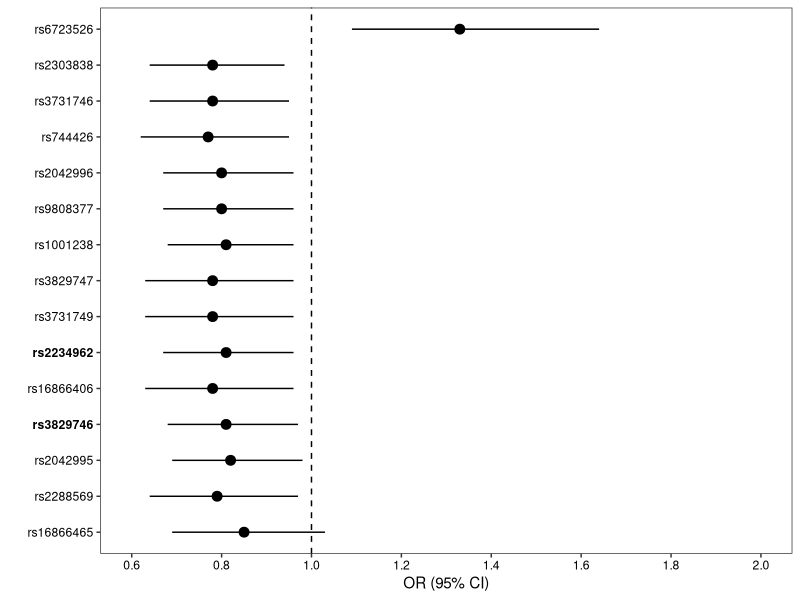

R code for this plot: (Note: this script raises an error after producing the figure.)
df <- read.table(text = "rsID	Gene	EA	NEA	OR CI_low CI_high	P
rs6723526	TTN	C	T	1.33	1.09	1.64	0.00619
rs2303838	TTN	T	C	0.78	0.64	0.94	0.011
rs3731746	TTN	A	G	0.78	0.64	0.95	0.012
rs744426	TTN	A	G	0.77	0.62	0.95	0.014
rs2042996	TTN	A	G	0.8	0.67	0.96	0.015
rs9808377	TTN	G	A	0.8	0.67	0.96	0.016
rs1001238	TTN	C	T	0.81	0.68	0.96	0.016
rs3829747	TTN	T	C	0.78	0.63	0.96	0.018
rs3731749	TTN	T	C	0.78	0.63	0.96	0.018
rs2234962	BAG3	C	T	0.81	0.67	0.96	0.018
rs16866406	TTN	A	G	0.78	0.63	0.96	0.019
rs3829746	TTN	C	T	0.81	0.68	0.97	0.020
rs2042995	TTN	C	T	0.82	0.69	0.98	0.026
rs2288569	TTN	T	C	0.79	0.64	0.97	0.027
rs16866465	TTN	G	T	0.85	0.69	1.03	0.098
", header = T)


library(gridExtra)
library(ggplot2)

custom_face <- ifelse(df$rsID %in% c("rs3829746", "rs2234962"), "bold", "plain")

p <- ggplot(data = df, aes(x = OR, y = reorder(rsID, -P))) +
  geom_point(size = 3) +
  geom_errorbarh(aes(xmin = CI_low, xmax = CI_high), height = 0) +
  geom_vline(xintercept = 1, linetype = "dashed") +
  scale_x_continuous(limits = c(0.6, 2), breaks = seq(0.6, 2, 0.2)) +
  xlab("OR (95% CI)") +
  ylab("") +
  theme_bw() +
  theme(
    plot.title = element_text(hjust = 0.5),
    panel.grid.major = element_blank(),
    panel.grid.minor = element_blank(),
    # panel.border = element_blank(),
    panel.background = element_blank(),
    axis.text.x = element_text(color = "black"),
    axis.text.y = element_text(face = rev(custom_face), color = "black")
  )

p
ggsave("Z:/ResearchHome/ClusterHome/aneupane/St_Jude/Papers/TTN_BAG3/Final_v8/common_variant_analysis.tiff", P, dpi = 600, width = 5, height = 3, units = "in")





echo.sig <- read.table(text = "Phenotype	β	SE	P	n	P_BH	Gender
LV_ejection_fraction	0.121	0.047	0.010	1232	0.042	Both
LV_end-diastolic	-0.118	0.046	0.010	1232	0.042	Both
LV_end-systolic	-0.149	0.046	0.001	1232	0.020	Both
LV_global_longitudinal_peak_strain_(GLPS)	-0.126	0.043	0.004	1359	0.029	Both
LV_ejection_fraction	0.169	0.062	0.006	677	0.025	Male
LV_end-diastolic	-0.172	0.061	0.005	677	0.025	Male
LV_end-systolic	-0.202	0.061	0.001	676	0.017	Male
LV_global_longitudinal_peak_strain_(GLPS)	-0.165	0.059	0.005	750	0.025	Male", header = T)

echo.sig$Phenotype <- gsub("_|-", " ", echo.sig$Phenotype)

# Create the forest plot
library(ggplot2)

## With beta
p <- ggplot(echo.sig, aes(x = Phenotype, y = β, color = Gender)) +
  geom_linerange(aes(ymin = β - 1.96 * SE, ymax = β + 1.96 * SE), position = position_dodge(width = 0.8), size = 1) +
  geom_point(aes(x = as.numeric(factor(Phenotype)), y = β), position = position_dodge(width = 0.8), size = 2) +
  geom_hline(yintercept = 0, linetype = "dashed", color = "gray") +
  labs(x = NULL, y = "Effect Size (β)") +
  geom_text(
    aes(x = as.numeric(factor(Phenotype)), 
        label = sprintf("P = %.3f\nβ = %.2f", P_BH, β), 
        hjust = ifelse(Gender == "Male", 1.2, -0.2),
        y = (β - 1.96 * SE + β + 1.96 * SE) / 2), # Center text vertically
    color = "black", # Set text color to black
    size = 4, show.legend = FALSE) + # Increase text size to 5
  theme_classic() +
  theme(axis.text.x = element_text(angle = 30, hjust = 1, size = 12, color = "black"), # Increase x-axis text size to 14
        axis.text.y = element_text(size = 12, color = "black"), # Increase y-axis text size to 14
        axis.title.y = element_text(size = 12, color = "black"), # Increase Y-axis title size to 16
        legend.text = element_text(size = 12, color = "black"), # Increase legend text size to 14
        legend.title = element_text(size = 12, color = "black"), # Increase legend title size to 14
        plot.title = element_text(size = 12, color = "black")) + # Increase plot title size to 16
  theme(legend.position = "right") +
  scale_x_discrete(labels = echo.sig$Phenotype)


# ## With OR
# # echo.sig$Significant = ifelse(echo.sig$P_BH < 0.05, "*", "")
# echo.sig$OR <- exp(echo.sig$β)
# echo.sig$CI_low <- exp(echo.sig$β - 1.96 * echo.sig$SE)
# echo.sig$CI_high <- exp(echo.sig$β + 1.96 * echo.sig$SE)
# 
# 
# p <- ggplot(echo.sig, aes(x = Phenotype, y = OR, color = Gender)) +
#   geom_linerange(aes(ymin = CI_low, ymax = CI_high), position = position_dodge(width = 0.8), size = 1) +
#   geom_point(aes(x = as.numeric(factor(Phenotype)), y = OR), position = position_dodge(width = 0.8), size = 2) +
#   geom_hline(yintercept = 1, linetype = "dashed", color = "gray") +
#   labs(x = NULL, y = "OR (95% CI") +
#   geom_text(
#     aes(x = as.numeric(factor(Phenotype)), 
#         label = sprintf("P = %.3f\nOR = %.2f", P_BH, OR), 
#         hjust = ifelse(Gender == "Male", 1.2, -0.2),
#         y = (CI_low + CI_high) / 2), # Center text vertically
#     color = "black", # Set text color to black
#     size = 3, show.legend = FALSE) +
#   theme_classic() +
#   theme(axis.text.x = element_text(angle = 90, hjust = 1)) +
#   theme(legend.position = "right") +
#   scale_x_discrete(labels = echo.sig$Phenotype)
#   # scale_color_manual(values = c("Male" = "blue", "Both" = "black"))

p
ggsave("Z:/ResearchHome/ClusterHome/aneupane/St_Jude/Papers/TTN_BAG3/Final_v8/echo_measure_sig.tiff", p, dpi = 600, width = 9, height = 7, units = "in")

##############



















# library(ggplot2)
# data <- data.frame(
#   Phenotype = c("LV ejection fraction", "LV end-diastolic volume", "LV end-systolic volume", 
#                 "LV stroke volume", "LV mass index", "LV mass", "LA systolic volume", 
#                 "LA volume index", "TAPSE in mm", "LV global longitudinal peak strain", 
#                 "LV relative wall thickness", "3D LV cardiac output", 
#                 "LV posterior wall thickness", "LA systolic diameter", 
#                 "LV diastolic diameter", "Interventricular septal thickness"),
#   Beta = c(0.121, -0.118, -0.149, -0.057, -0.023, -0.017, 0.011, 0.033, 0.043, 
#            -0.126, 0.053, 0.018, 0.068, 0.066, 0.011, 0.037),
#   SE = c(0.047, 0.046, 0.046, 0.046, 0.039, 0.039, 0.044, 0.047, 0.050, 0.043, 
#          0.041, 0.048, 0.042, 0.042, 0.040, 0.041),
#   P_Value = c(0.042, 0.042, 0.020, 0.432, 0.753, 0.806, 0.806, 0.701, 0.617, 0.029,
#               0.432, 0.806, 0.328, 0.328, 0.806, 0.617)
# )
# 
# # Define a threshold for significance (e.g., p < 0.05)
# significance_threshold <- 0.05
# 
# # Create a column for significance
# data$Significant <- ifelse(data$P_Value < significance_threshold, "*", "")
# 
# # Create the forest plot
# ggplot(data, aes(x = Beta, y = reorder(Phenotype, Beta))) +
#   geom_point(aes(color = Significant)) +
#   geom_errorbarh(aes(xmin = Beta - 1.96 * SE, xmax = Beta + 1.96 * SE)) +
#   scale_color_manual(values = c("black", "red")) +
#   labs(x = "Effect Size (β)", y = "Phenotype") +
#   theme_classic()
# 




# data <- data.frame(
#   Phenotype = c("LV ejection fraction", "LV end-diastolic volume", "LV end-systolic volume", 
#                 "LV stroke volume", "LV mass index", "LV mass", "LA systolic volume", 
#                 "LA volume index", "TAPSE in mm", "LV global longitudinal peak strain", 
#                 "LV relative wall thickness", "3D LV cardiac output", 
#                 "LV posterior wall thickness", "LA systolic diameter", 
#                 "LV diastolic diameter", "Interventricular septal thickness"),
#   Beta = c(0.121, -0.118, -0.149, -0.057, -0.023, -0.017, 0.011, 0.033, 0.043, 
#            -0.126, 0.053, 0.018, 0.068, 0.066, 0.011, 0.037),
#   SE = c(0.047, 0.046, 0.046, 0.046, 0.039, 0.039, 0.044, 0.047, 0.050, 0.043, 
#          0.041, 0.048, 0.042, 0.042, 0.040, 0.041),
#   P_Value = c(0.042, 0.042, 0.020, 0.432, 0.753, 0.806, 0.806, 0.701, 0.617, 0.029,
#               0.432, 0.806, 0.328, 0.328, 0.806, 0.617),
#   Odds_Ratio = c(1.234, 0.876, 0.654, 0.987, 1.123, 0.987, 1.345, 0.987, 0.876, 0.765,
#                  1.234, 0.987, 1.123, 0.987, 1.234, 0.876),
#   Significant = ifelse(data$P_Value < 0.05, "*", "")
# )

# # Create the forest plot
# ggplot(data, aes(x = Beta, y = reorder(Phenotype, Beta))) +
#   geom_point(aes(color = Significant)) +
#   geom_errorbarh(aes(xmin = Beta - 1.96 * SE, xmax = Beta + 1.96 * SE)) +
#   geom_vline(xintercept = 0, linetype = "dashed", color = "gray") +
#   labs(x = "Effect Size (β)", y = "Echo measures") +
#   scale_color_manual(values = c("black", "red")) +
#   geom_text(aes(label = sprintf("p = %.3f\nOR = %.3f", P_Value, Odds_Ratio)),
#             hjust = -0.1, vjust = 0.5, size = 3) +
#   theme_classic()
